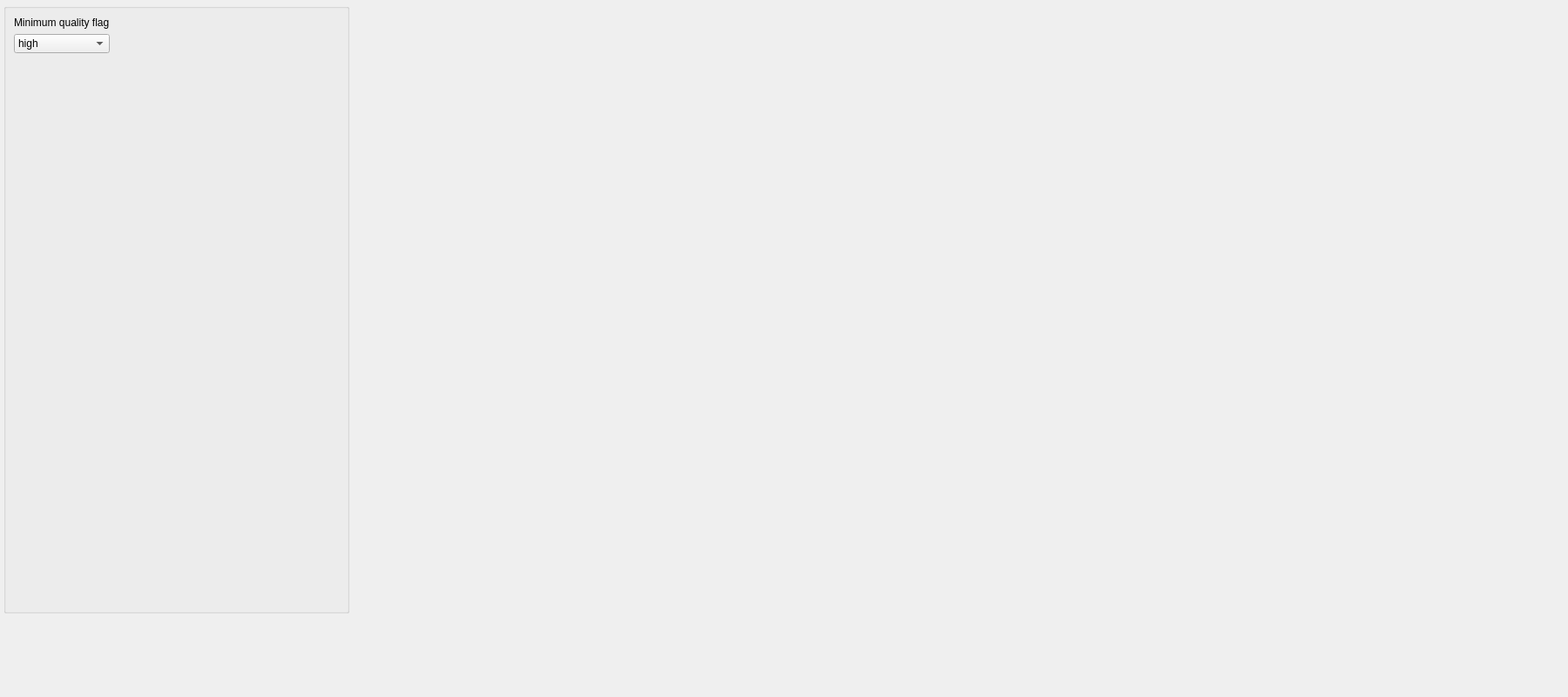
     <widget class="QWidget" name="viirsTab">
      <property name="minimumSize">
       <size>
        <width>1800</width>
        <height>800</height>
       </size>
      </property>
      <attribute name="title">
       <string>VIIRS Filter</string>
      </attribute>
      <widget class="QGroupBox" name="groupBox_filterViirs">
       <property name="geometry">
        <rect>
         <x>4</x>
         <y>4</y>
         <width>397</width>
         <height>700</height>
        </rect>
       </property>
       <property name="sizePolicy">
        <sizepolicy hsizetype="MinimumExpanding" vsizetype="MinimumExpanding">
         <horstretch>0</horstretch>
         <verstretch>0</verstretch>
        </sizepolicy>
       </property>
       <property name="minimumSize">
        <size>
         <width>0</width>
         <height>700</height>
        </size>
       </property>
       <property name="title">
        <string/>
       </property>
       <layout class="QGridLayout" name="gridLayout_5">
        <item row="1" column="0">
         <widget class="QComboBox" name="viirsNoaaQAflagMenu">
          <property name="sizePolicy">
           <sizepolicy hsizetype="Preferred" vsizetype="Preferred">
            <horstretch>0</horstretch>
            <verstretch>0</verstretch>
           </sizepolicy>
          </property>
          <item>
           <property name="text">
            <string>high</string>
           </property>
          </item>
          <item>
           <property name="text">
            <string>medium</string>
           </property>
          </item>
         </widget>
        </item>
        <item row="0" column="0">
         <widget class="QLabel" name="viirs_label">
          <property name="text">
           <string>Minimum quality flag</string>
          </property>
         </widget>
        </item>
        <item row="2" column="0">
         <spacer name="verticalSpacer_5">
          <property name="orientation">
           <enum>Qt::Vertical</enum>
          </property>
          <property name="sizeHint" stdset="0">
           <size>
            <width>20</width>
            <height>40</height>
           </size>
          </property>
         </spacer>
        </item>
        <item row="1" column="1">
         <spacer name="horizontalSpacer_6">
          <property name="orientation">
           <enum>Qt::Horizontal</enum>
          </property>
          <property name="sizeHint" stdset="0">
           <size>
            <width>40</width>
            <height>20</height>
           </size>
          </property>
         </spacer>
        </item>
       </layout>
      </widget>
     </widget>
